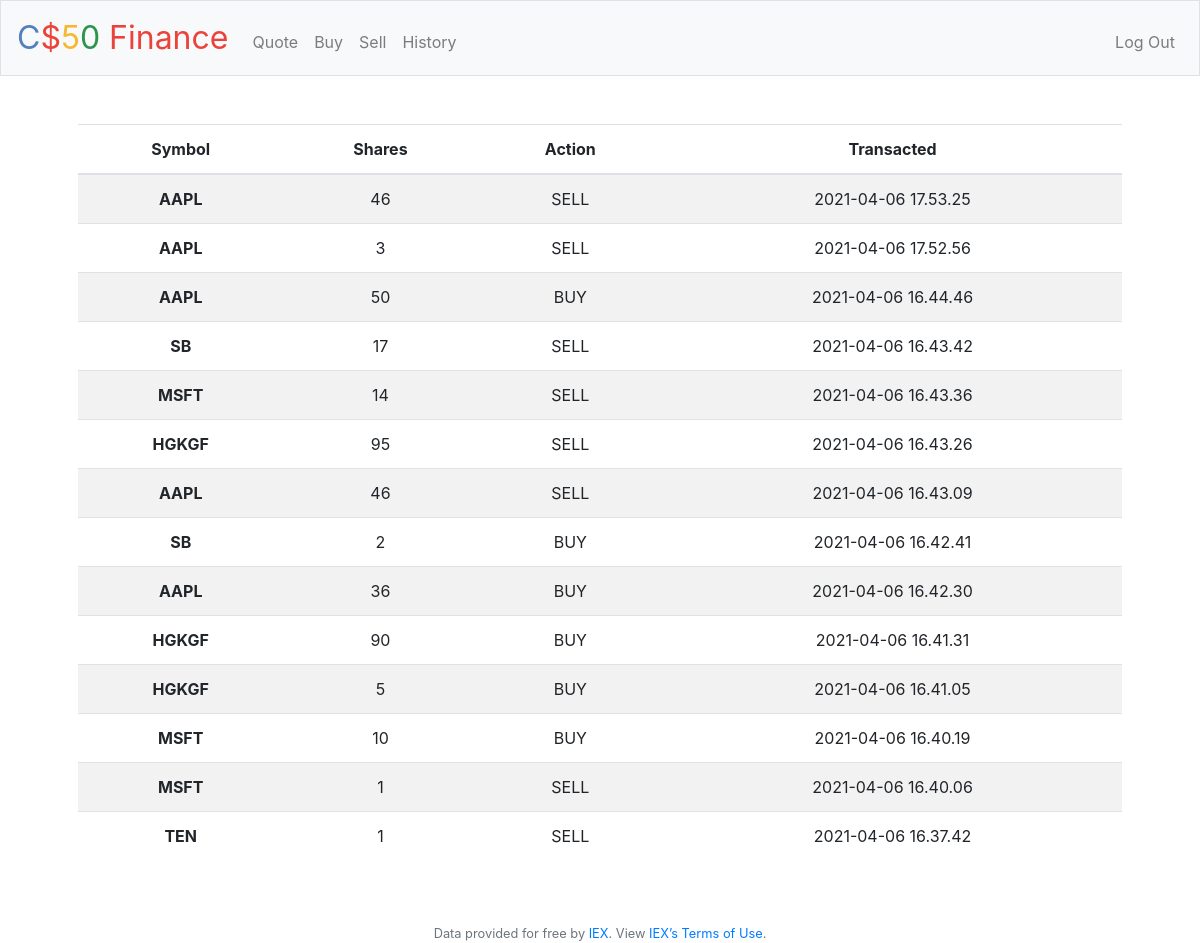
Screenshot of /history (signed in) with the database file from the repository.
### tables this page shows
CREATE TABLE 'history' ('user_id' integer, 'action' char(4), 'symbol' char(8), 'shares' integer, 'date' date);

### application.py (the view)
@app.route("/history")
@login_required
def history():
    user_id = session["user_id"]
    history = db.execute("SELECT * FROM history WHERE user_id = :user_id ORDER BY date DESC", user_id=user_id)
    return render_template("history.html", history=history)

### application.py (called while the page is built)
@app.after_request
def after_request(response):
    response.headers["Cache-Control"] = "no-cache, no-store, must-revalidate"
    response.headers["Expires"] = 0
    response.headers["Pragma"] = "no-cache"
    return response

### helpers.py (called while the page is built)
def login_required(f):
    @wraps(f)
    def decorated_function(*args, **kwargs):
        if session.get("user_id") is None:
            return redirect("/login")
        return f(*args, **kwargs)
    return decorated_function

### templates/history.html (shortened to what this page needs)
{% extends "layout.html" %}
{% block main %}
    <table class="table table-striped">
        <thead>
            <tr>
                <th scope="col">Symbol</th>
                <th scope="col">Shares</th>
                <th scope="col">Action</th>
                <th scope="col">Transacted</th>
            </tr>
        </thead>
        <tbody>
            {% for row in history %}
            <tr>
                <th scope="row">{{ row.symbol }}</th>
                <td>{{ row.shares }}</td>
                <td>{{ row.action }}</td>
                <td>{{ row.date }}</td>
            </tr>
            {% endfor %}
        </tbody>
    </table>
{% endblock %}

### templates/layout.html (shortened to what this page needs)
<!DOCTYPE html>
<html lang="en">
    <head>
        <link rel="stylesheet" href="https://cdn.jsdelivr.net/npm/bootstrap@4.5.3/dist/css/bootstrap.min.css">
        <link href="/static/styles.css" rel="stylesheet">
    </head>
    <body>
        <nav class="navbar navbar-expand-md navbar-light bg-light border">
            <a class="navbar-brand" href="/"><span class="blue">C</span><span class="red">$</span><span class="yellow">5</span><span class="green">0</span> <span class="red">Finance</span></a>
            <div class="collapse navbar-collapse" id="navbar">
                {% if session.user_id %}
                    <ul class="navbar-nav mr-auto mt-2">
                        <li class="nav-item"><a class="nav-link" href="/quote">Quote</a></li>
                        <li class="nav-item"><a class="nav-link" href="/buy">Buy</a></li>
                        <li class="nav-item"><a class="nav-link" href="/sell">Sell</a></li>
                        <li class="nav-item"><a class="nav-link" href="/history">History</a></li>
                    </ul>
                    <ul class="navbar-nav ml-auto mt-2">
                        <li class="nav-item"><a class="nav-link" href="/logout">Log Out</a></li>
                    </ul>
                {% else %}
                    <ul class="navbar-nav ml-auto mt-2">
                        <li class="nav-item"><a class="nav-link" href="/register">Register</a></li>
                        <li class="nav-item"><a class="nav-link" href="/login">Log In</a></li>
                    </ul>
                {% endif %}
            </div>
        </nav>
        <main class="container p-5">
            {% block main %}{% endblock %}
        </main>
        <footer class="small text-center text-muted">
            Data provided for free by <a href="https://iextrading.com/developer">IEX</a>. View <a href="https://iextrading.com/api-exhibit-a/">IEX’s Terms of Use</a>.
        </footer>
    </body>
</html>

### static/styles.css (style rules this page uses)
nav .navbar-brand { font-size: xx-large; }
nav .navbar-brand .blue { color: #537fbe; }
nav .navbar-brand .red { color: #ea433b; }
nav .navbar-brand .yellow { color: #f5b82e; }
nav .navbar-brand .green { color: #2e944b; }
main { overflow-x: auto; text-align: center; }

### rows the page displays
history: symbol "AAPL", shares "46", action "SELL", date "2021-04-06 17.53.25"
history: symbol "AAPL", shares "3", action "SELL", date "2021-04-06 17.52.56"
history: symbol "AAPL", shares "50", action "BUY", date "2021-04-06 16.44.46"
history: symbol "SB", shares "17", action "SELL", date "2021-04-06 16.43.42"
history: symbol "MSFT", shares "14", action "SELL", date "2021-04-06 16.43.36"
history: symbol "HGKGF", shares "95", action "SELL", date "2021-04-06 16.43.26"
history: symbol "AAPL", shares "46", action "SELL", date "2021-04-06 16.43.09"
history: symbol "SB", shares "2", action "BUY", date "2021-04-06 16.42.41"
history: symbol "AAPL", shares "36", action "BUY", date "2021-04-06 16.42.30"
history: symbol "HGKGF", shares "90", action "BUY", date "2021-04-06 16.41.31"
history: symbol "HGKGF", shares "5", action "BUY", date "2021-04-06 16.41.05"
history: symbol "MSFT", shares "10", action "BUY", date "2021-04-06 16.40.19"
history: symbol "MSFT", shares "1", action "SELL", date "2021-04-06 16.40.06"
history: symbol "TEN", shares "1", action "SELL", date "2021-04-06 16.37.42"
